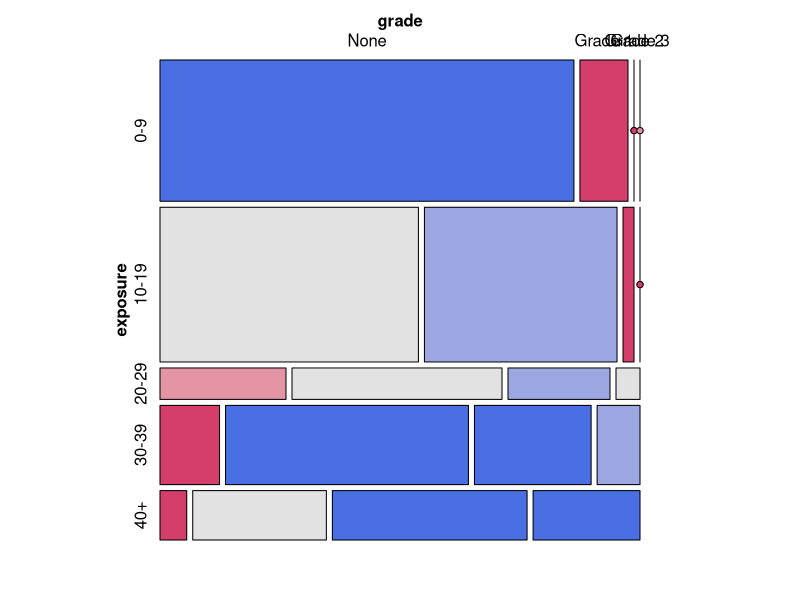
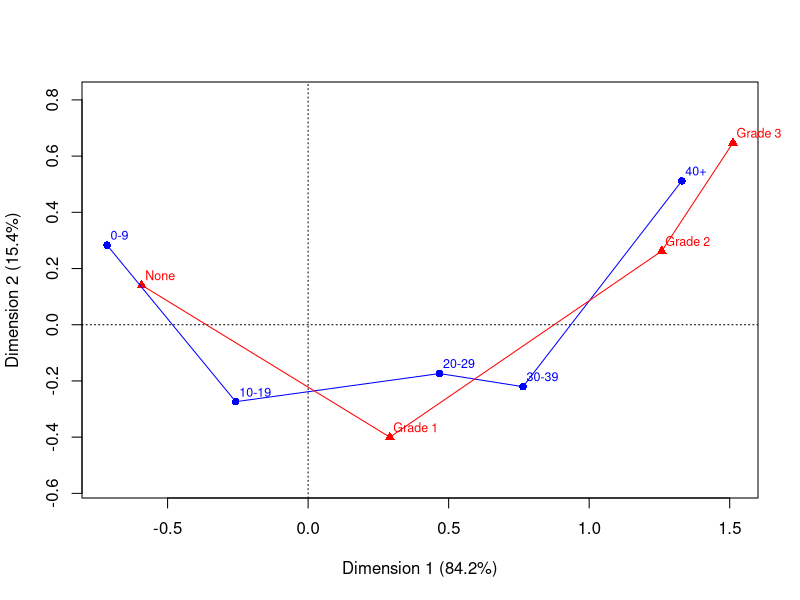

The R source for these figures, in order:
# From: Beh, 2022 Features of the Polynomial Biplot for Ordered Contingency Tables

desc <- "
Table 1 is the twoway
contingency table formed from the cross-classification of
the number of years of occupational exposure to asbestos and
the diagnosed severity of asbestosis of 1117 New York workers;
asbestosis is a chronic lung disease that results in the lung
tissue being scared due to contact with the fibers which can
lead to severe breathing difficulties. 

The data summarized in
Table 1 was originally studied by Beh and Smith (2011b) and
comes fromthe original data collected and published by Selikoff
(1981) who examined the link between asbestos exposure and
asbestosis severity in 1963.

Eric J. Beh & Rosaria Lombardo (2022) Features of the Polynomial Biplot for
Ordered Contingency Tables, Journal of Computational and Graphical Statistics, 31:2, 403-412,
DOI: 10.1080/10618600.2021.1990773

Beh, E. J., and D. R. Smith (2011a), ?Real World Occupational Epidemiology,
Part 1: Odds Ratios, Relative Risk, and Asbestosis,? Archives of
Environmental & Occupational Health, 66, 119?123.

Selikoff, I. J. (1981), ?Household Risks With Inorganic Fibers,? Bulletin of
the New York Academy of Medicine, 57, 947?961. [

Other references:

Beh, E. J. (1997), ?Simple Correspondence Analysis of Ordinal Cross-
Classifications Using Orthogonal Polynomials,? Biometrical Journal, 39,
589?613. 

Beh, E. J. (1998), ?A Comparative Study of Scores for Correspondence
Analysis With Ordered Categories,? Biometrical Journal, 40, 413?429.

"

Asbestos <- matrix(c(310, 212, 21, 25, 7, 
                      36, 158, 35, 102, 35, 
                      0, 9, 17, 49, 51, 
                      0, 0, 4, 18, 28), nrow = 5)
dimnames(Asbestos) <- list(exposure = c("0-9", "10-19", "20-29", "30-39", "40+"), 
                           grade = paste(c("None", "Grade 1", "Grade 2", "Grade 3")))

Asbestos

# examples

vcd::mosaic(Asbestos, shade=TRUE, legend=FALSE)

library(ca)
Asbestos.ca <- ca(Asbestos) 

plot(Asbestos.ca, lines=TRUE) 

# convert to data.frame
Asbestos.df <- as.data.frame(as.table(Asbestos))

library(dplyr)
Asbestos.df <- Asbestos.df |>
  mutate(exposure = ordered(exposure),
         grade = ordered(grade),
         Escore <- as.numeric(exposure),
         Gscore <- as.numeric(grade))
str(Asbestos.df)

        
